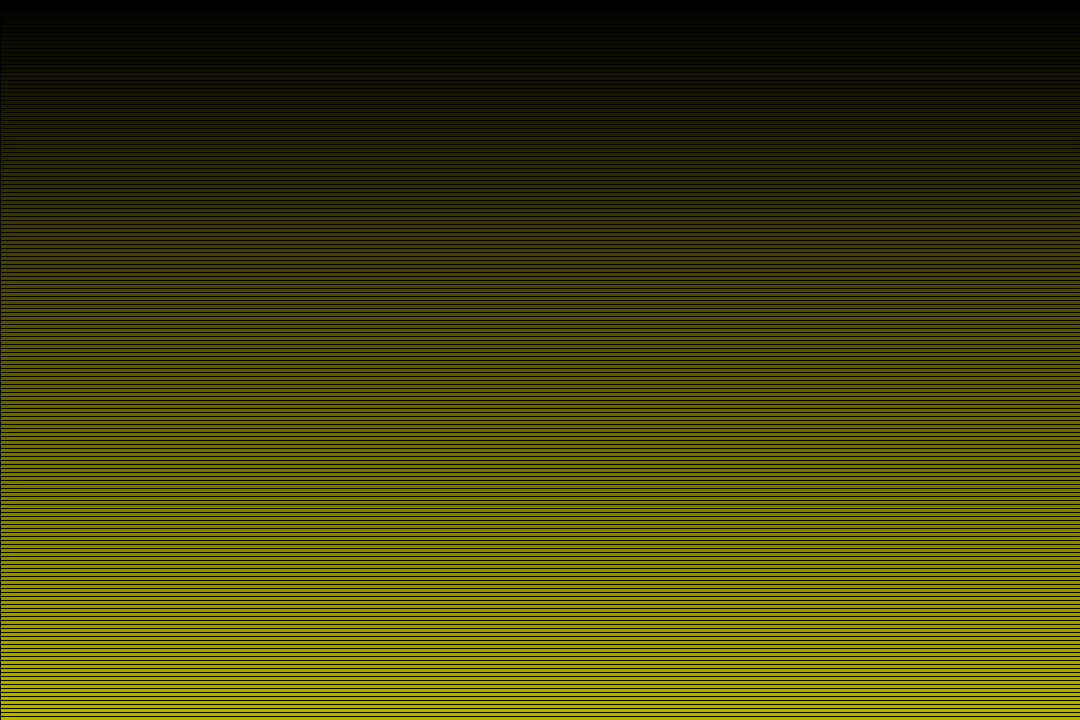
Frame 1 (no input)
Frame 60 (the mouse pressed at the canvas centre just before this capture): identical to frame 1, image omitted
Frame 120 (the mouse held since frame 60 and released just before this capture): identical to frame 1, image omitted

The Processing sketch that drew this single still picture (run headless with seeded random() and noise(); from frame 60 on, the mouse is pressed at the canvas centre):

// Processing sketch: gradient
// ── gradient.pde
void setup(){
  size(1080,720);
}


void draw(){
  int offset = width/255;
  int prev = 0;
  int current = offset;
  for(int i=1;i<256;++i){
    fill(i,i,0);
    rect(0,prev,1080,current);
    prev = current;
    current+=offset;
  }
}
